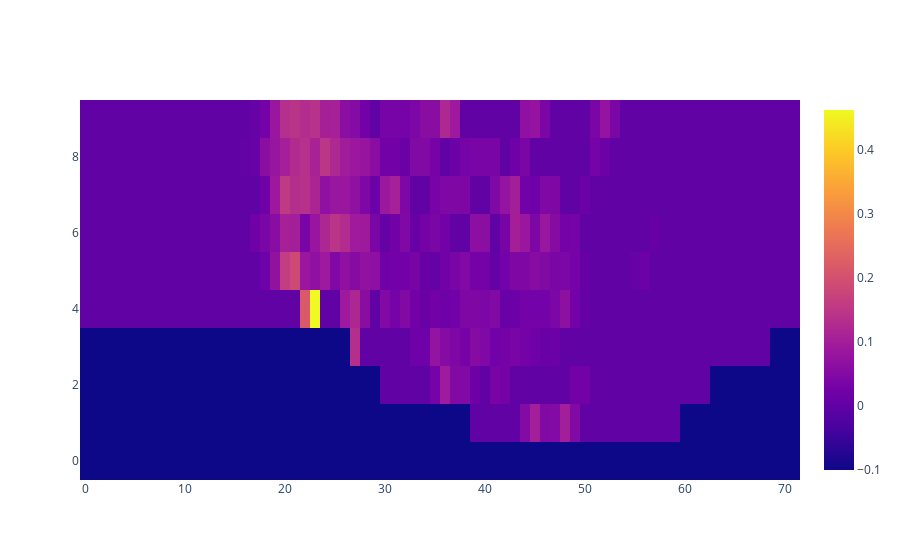

Notebook source saved alongside this figure:
### Code cell
import json
import os
import numpy as np
import math
from typing import Dict, List, Tuple

from datetime import timedelta
from config import *
from utils import *
from main import *

import plotly.graph_objects as go

data = test_umass()
print(len(data["Microwave [kW]"]))
ctx_info = ContextAccessor({
        "min_of_day#NUM" : {
            "range" : (0, 24*60),
            "interval" : 20,
        },
        "humidity#NUM" : {
            "range" : (0., 1.0),
            "interval" : 0.1,
        }
    })
on_rate = np.full(ctx_info.get_ctx_space_shape(), -0.1)

for dis in data["Washing_Machine [kW]"]:
    on_rate[dis["coor"]] = dis["distribution"][1] / (dis["distribution"][0] + dis["distribution"][1])

fig = go.Figure(data=go.Heatmap(z=np.transpose(on_rate)))
fig.show()

### Figure 1 — Plotly figure (JSON) as saved in the notebook; plotly's stock layout.template omitted (floating-point values rounded to 4 significant figures; data arrays with more than 128 entries replaced by an {"elided": "..."} marker saying what was removed)
{"data": [{"type": "heatmap", "z": {"elided": "10x72 float values"}}], "layout": {}}
